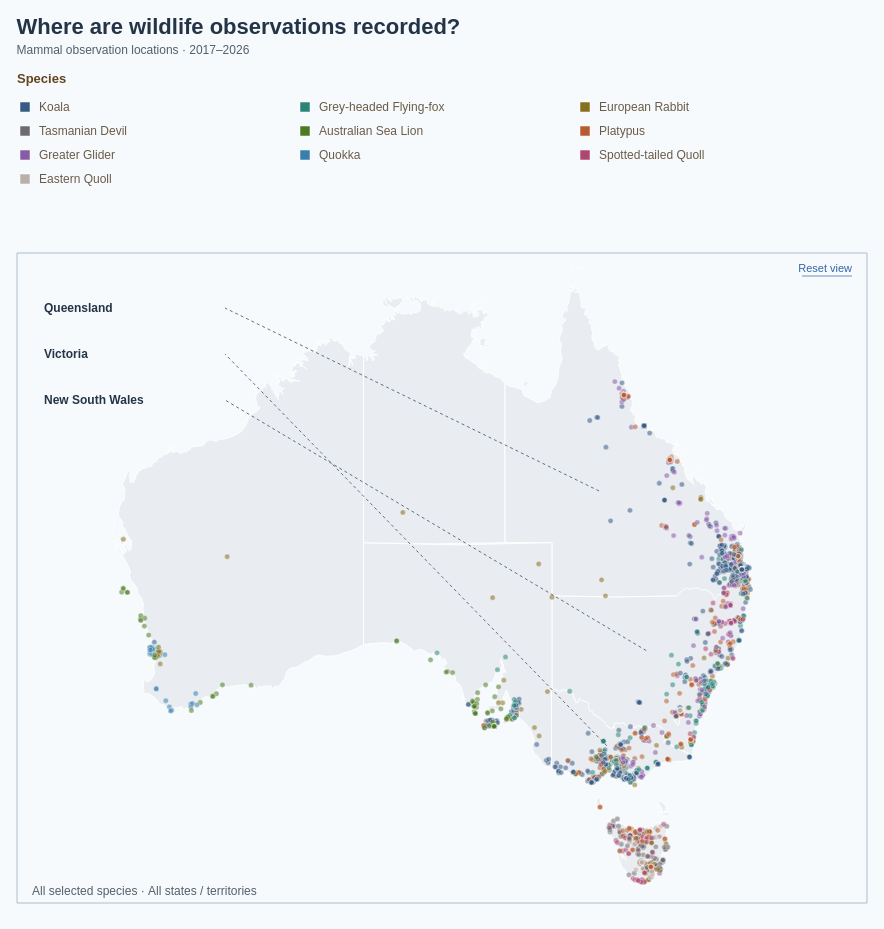

Vega-Lite specification for this chart:
### Vega specification from a JSON file in a GitHub repository (floating-point values rounded to 4 significant figures; data arrays with more than 128 entries replaced by an {"elided": "..."} marker saying what was removed)
{"$schema": "https://vega.github.io/schema/vega/v5.json", "description": "Individual geolocated wildlife observations for the 10 selected species from observations-794195.csv. Each dot represents one record. Observations and Australian state boundaries are embedded; no scripts or external data files are required. State boundaries: https://github.com/rowanhogan/australian-states. Recorded coordinates may be obscured and observations do not measure animal population size. Click a species colour or name in the legend to filter the map; click it again or Show all species to clear that filter. The state dropdown lists regions with records for the selected species; changing species resets the state filter. The map includes observation dates in 2017–2026. State assignments use recorded coordinates within the embedded boundaries, falling back to explicit state names or abbreviations in the location field. Offshore or unassigned records remain available under Offshore / unspecified. Map callouts label the three states or territories with the highest observation counts under the current filters, anchored at representative positions inside each region. Offshore / unspecified records are excluded from this ranking. Callouts outside the visible map extent are hidden when panning or zooming. Species colours match the ten-species palette in BumpChart.vg.json; species selection is retained; counts use the selected observation years. Uses the 10 most recent available observation years (2017–2026), including partial 2026.", "width": 850, "height": 830, "padding": 16, "background": "#f7fafc", "title": {"text": "Where are wildlife observations recorded?", "subtitle": ["Mammal observation locations · 2017–2026"], "anchor": "start", "offset": 16, "font": "Arial", "fontSize": 22, "color": "#243447", "subtitleFont": "Arial", "subtitleFontSize": 12, "subtitleColor": "#52606d", "subtitlePadding": 6, "subtitleLineHeight": 16, "fontWeight": "bold"}, "signals": [{"name": "selectedSpecies", "value": null, "on": [{"events": "@speciesLegendSymbols:click, @speciesLegendLabels:click, @speciesLegendHitArea:click", "update": "selectedSpecies == datum.species ? null : datum.species"}]}, {"name": "dragStart", "value": null, "on": [{"events": {"source": "view", "type": "mousedown", "filter": ["y() >= 170 && y() < 820"]}, "update": "{x: x(), y: y(), offsetX: viewport.x, offsetY: viewport.y}"}, {"events": "window:mouseup", "update": "null"}]}, {"name": "viewport", "value": {"zoom": 1, "x": 0, "y": 0}, "on": [{"events": {"type": "wheel", "source": "view", "consume": true, "filter": ["y() >= 170 && y() < 820"]}, "update": "{zoom: clamp(viewport.zoom * pow(1.001, -event.deltaY * pow(16, event.deltaMode)), 1, 20), x: x() + (viewport.x - x()) * clamp(viewport.zoom * pow(1.001, -event.deltaY * pow(16, event.deltaMode)), 1, 20) / viewport.zoom, y: (y() - 170) + (viewport.y - (y() - 170)) * clamp(viewport.zoom * pow(1.001, -event.deltaY * pow(16, event.deltaMode)), 1, 20) / viewport.zoom}"}, {"events": {"source": "window", "type": "mousemove", "between": [{"source": "view", "type": "mousedown", "filter": ["y() >= 170 && y() < 820"]}, {"source": "window", "type": "mouseup"}], "consume": true}, "update": "dragStart ? {zoom: viewport.zoom, x: dragStart.offsetX + x() - dragStart.x, y: dragStart.offsetY + y() - dragStart.y} : viewport"}, {"events": {"source": "view", "type": "dblclick", "filter": ["y() >= 170 && y() < 820"]}, "update": "{zoom: 1, x: 0, y: 0}"}, {"events": "@resetLabel:click", "update": "{zoom: 1, x: 0, y: 0}"}]}, {"name": "selectedState", "value": null, "on": [{"events": {"signal": "selectedSpecies"}, "update": "null"}], "bind": {"input": "select", "options": [null, "Australian Capital Territory", "New South Wales", "Northern Territory", "Offshore / unspecified", "Queensland", "South Australia", "Tasmania", "Victoria", "Western Australia"], "labels": ["All states / territories", "Australian Capital Territory", "New South Wales", "Northern Territory", "Offshore / unspecified", "Queensland", "South Australia", "Tasmania", "Victoria", "Western Australia"], "name": "State: "}}, {"name": "stateMenuOpen", "value": false}, {"name": "legendColumnWidth", "value": 280}, {"name": "legendSymbolSize", "value": 100}], "data": [{"name": "states", "values": [{"type": "Feature", "id": 0, "properties": {"STATE_CODE": "1", "STATE_NAME": "New South Wales"}, "geometry": {"type": "MultiPolygon", "coordinates": {"elided": "9 rows, 5190 float values in total"}}}, {"type": "Feature", "id": 1, "properties": {"STATE_CODE": "2", "STATE_NAME": "Victoria"}, "geometry": {"type": "MultiPolygon", "coordinates": {"elided": "22 rows, 3186 float values in total"}}}, {"type": "Feature", "id": 2, "properties": {"STATE_CODE": "3", "STATE_NAME": "Queensland"}, "geometry": {"type": "MultiPolygon", "coordinates": {"elided": "234 rows, 8496 float values in total"}}}, {"type": "Feature", "id": 3, "properties": {"STATE_CODE": "4", "STATE_NAME": "South Australia"}, "geometry": {"type": "MultiPolygon", "coordinates": {"elided": "35 rows, 2742 float values in total"}}}, {"type": "Feature", "id": 4, "properties": {"STATE_CODE": "5", "STATE_NAME": "Western Australia"}, "geometry": {"type": "MultiPolygon", "coordinates": {"elided": "333 rows, 14052 float values in total"}}}, {"type": "Feature", "id": 5, "properties": {"STATE_CODE": "6", "STATE_NAME": "Tasmania"}, "geometry": {"type": "MultiPolygon", "coordinates": {"elided": "61 rows, 5246 float values in total"}}}, {"type": "Feature", "id": 6, "properties": {"STATE_CODE": "7", "STATE_NAME": "Northern Territory"}, "geometry": {"type": "MultiPolygon", "coordinates": {"elided": "115 rows, 6986 float values in total"}}}, {"type": "Feature", "id": 7, "properties": {"STATE_CODE": "8", "STATE_NAME": "Australian Capital Territory"}, "geometry": {"type": "Polygon", "coordinates": {"elided": "2 rows, 206 float values in total"}}}]}, {"name": "observations", "values": {"elided": "4034 records"}}, {"name": "speciesObservations", "source": "observations", "transform": [{"type": "filter", "expr": "selectedSpecies == null || datum.species == selectedSpecies"}]}, {"name": "stateObservations", "source": "speciesObservations", "transform": [{"type": "filter", "expr": "selectedState == null || datum.state == selectedState"}]}, {"name": "filteredObservations", "source": "stateObservations", "transform": [{"type": "geopoint", "projection": "mapProjection", "fields": ["longitude", "latitude"], "as": ["x", "y"]}]}, {"name": "stateCounts", "source": "speciesObservations", "transform": [{"type": "aggregate", "groupby": ["state"], "ops": ["count"], "as": ["observationCount"]}, {"type": "formula", "expr": "datum.state", "as": "value"}, {"type": "formula", "expr": "datum.state", "as": "label"}]}, {"name": "allStatesOption", "values": [{"value": null, "label": "All states / territories"}]}, {"name": "stateOptions", "source": ["allStatesOption", "stateCounts"], "transform": [{"type": "formula", "expr": "datum.value == null ? '' : datum.label", "as": "sortLabel"}, {"type": "collect", "sort": {"field": "sortLabel", "order": "ascending"}}, {"type": "window", "sort": {"field": "sortLabel", "order": "ascending"}, "ops": ["row_number"], "as": ["rowNumber"]}, {"type": "formula", "expr": "datum.rowNumber - 1", "as": "index"}]}, {"name": "visibleStateOptions", "source": "stateOptions", "transform": [{"type": "filter", "expr": "stateMenuOpen"}]}, {"name": "speciesLegendEntries", "values": [{"species": "Koala", "column": 0, "row": 0}, {"species": "Grey-headed Flying-fox", "column": 1, "row": 0}, {"species": "European Rabbit", "column": 2, "row": 0}, {"species": "Tasmanian Devil", "column": 0, "row": 1}, {"species": "Australian Sea Lion", "column": 1, "row": 1}, {"species": "Platypus", "column": 2, "row": 1}, {"species": "Greater Glider", "column": 0, "row": 2}, {"species": "Quokka", "column": 1, "row": 2}, {"species": "Spotted-tailed Quoll", "column": 2, "row": 2}, {"species": "Eastern Quoll", "column": 0, "row": 3}]}, {"name": "stateAnnotationAnchors", "values": [{"state": "Queensland", "longitude": 144, "latitude": -23, "dx": 70, "dy": -45}, {"state": "New South Wales", "longitude": 147, "latitude": -32, "dx": 85, "dy": 0}, {"state": "Victoria", "longitude": 144.5, "latitude": -37, "dx": -230, "dy": 20}, {"state": "Tasmania", "longitude": 146.5, "latitude": -42, "dx": 35, "dy": 25}, {"state": "Western Australia", "longitude": 122, "latitude": -26, "dx": -220, "dy": -35}, {"state": "South Australia", "longitude": 134, "latitude": -30, "dx": -230, "dy": 35}, {"state": "Northern Territory", "longitude": 133, "latitude": -20, "dx": -130, "dy": -60}, {"state": "Australian Capital Territory", "longitude": 149.1, "latitude": -35.3, "dx": 85, "dy": 35}]}, {"name": "stateAnnotationCounts", "source": "filteredObservations", "transform": [{"type": "aggregate", "groupby": ["state"], "ops": ["count"], "as": ["recordCount"]}, {"type": "lookup", "from": "stateAnnotationAnchors", "key": "state", "fields": ["state"], "values": ["longitude", "latitude", "dx", "dy"], "as": ["anchorLongitude", "anchorLatitude", "dx", "dy"]}, {"type": "filter", "expr": "isValid(datum.anchorLongitude) && isValid(datum.anchorLatitude)"}, {"type": "window", "sort": {"field": ["recordCount", "state"], "order": ["descending", "ascending"]}, "ops": ["row_number"], "as": ["rank"]}, {"type": "filter", "expr": "datum.rank <= 3"}]}, {"name": "mapAnnotations", "source": "stateAnnotationCounts", "transform": [{"type": "geopoint", "projection": "mapProjection", "fields": ["anchorLongitude", "anchorLatitude"], "as": ["anchorX", "anchorY"]}, {"type": "filter", "expr": "datum.anchorX >= 0 && datum.anchorX <= 850 && datum.anchorY >= 0 && datum.anchorY <= 620"}, {"type": "formula", "expr": "18", "as": "labelX"}, {"type": "formula", "expr": "44 + (datum.rank - 1) * 46", "as": "labelY"}]}], "projections": [{"name": "mapProjection", "type": "mercator", "scale": {"signal": "900 * viewport.zoom"}, "translate": {"signal": "[425 * viewport.zoom + viewport.x, 325 * viewport.zoom + viewport.y]"}, "center": [134, -28]}], "marks": [{"name": "speciesLegend", "type": "group", "interactive": true, "encode": {"update": {"x": {"value": 0}, "y": {"value": 0}, "width": {"value": 850}, "height": {"value": 110}}}, "marks": [{"name": "speciesLegendTitle", "type": "text", "interactive": false, "encode": {"update": {"x": {"value": 0}, "y": {"value": 0}, "text": {"value": "Species"}, "font": {"value": "Arial"}, "fontSize": {"value": 13}, "fontWeight": {"value": "bold"}, "fill": {"value": "#634320"}}}}, {"name": "speciesLegendHitArea", "type": "rect", "from": {"data": "speciesLegendEntries"}, "encode": {"update": {"x": {"signal": "datum.column * legendColumnWidth"}, "y": {"signal": "12 + datum.row * 24"}, "width": {"value": 250}, "height": {"value": 24}, "cornerRadius": {"value": 3}, "fill": {"signal": "selectedSpecies == datum.species ? '#e3eaf5' : 'transparent'"}, "cursor": {"value": "pointer"}}}}, {"name": "speciesLegendSymbols", "type": "symbol", "interactive": true, "encode": {"update": {"x": {"signal": "8 + datum.column * legendColumnWidth"}, "y": {"signal": "24 + datum.row * 24"}, "shape": {"value": "square"}, "size": {"signal": "legendSymbolSize"}, "fill": {"scale": "speciesColor", "field": "species"}, "stroke": {"value": "#ffffff"}, "strokeWidth": {"value": 0.5}, "cursor": {"value": "pointer"}, "opacity": {"signal": "selectedSpecies == null || selectedSpecies == datum.species ? 1 : 0.3"}, "tooltip": {"signal": "{'Species': datum.species}"}}}, "from": {"data": "speciesLegendEntries"}}, {"name": "speciesLegendLabels", "type": "text", "interactive": true, "encode": {"update": {"x": {"signal": "22 + datum.column * legendColumnWidth"}, "y": {"signal": "24 + datum.row * 24"}, "baseline": {"value": "middle"}, "text": {"field": "species"}, "font": {"value": "Arial"}, "fontSize": {"value": 12}, "fill": {"value": "#6a5b49"}, "cursor": {"value": "pointer"}, "opacity": {"signal": "selectedSpecies == null || selectedSpecies == datum.species ? 1 : 0.3"}, "tooltip": {"signal": "{'Species': datum.species}"}, "fontWeight": {"signal": "selectedSpecies == datum.species ? 'bold' : 'normal'"}}}, "from": {"data": "speciesLegendEntries"}}]}, {"name": "wildlifeMap", "type": "group", "encode": {"update": {"width": {"value": 850}, "height": {"value": 650}, "y": {"value": 170}}}, "marks": [{"name": "mapInteractionSurface", "type": "rect", "encode": {"update": {"x": {"value": 0}, "y": {"value": 0}, "width": {"signal": "width"}, "height": {"value": 650}, "fill": {"value": "transparent"}, "cursor": {"value": "grab"}}}}, {"name": "stateBoundaries", "type": "shape", "from": {"data": "states"}, "encode": {"update": {"fill": {"signal": "selectedState == datum.properties.STATE_NAME ? '#d5e0f0' : '#e9edf2'"}, "stroke": {"value": "#ffffff"}, "strokeWidth": {"value": 1}, "cursor": {"value": "grab"}}}, "transform": [{"type": "geoshape", "projection": "mapProjection"}], "clip": true}, {"name": "observationDots", "type": "symbol", "from": {"data": "filteredObservations"}, "clip": true, "encode": {"enter": {"shape": {"value": "circle"}}, "update": {"x": {"field": "x"}, "y": {"field": "y"}, "size": {"value": 28}, "fill": {"scale": "speciesColor", "field": "species"}, "fillOpacity": {"value": 0.55}, "stroke": {"value": "#ffffff"}, "strokeWidth": {"value": 0.35}, "tooltip": {"signal": "{'Species': datum.species, 'State / territory': datum.state, 'Date': datum.observed_on || 'Date not recorded', 'Location': datum.location, 'Latitude': format(datum.latitude, '.4f'), 'Longitude': format(datum.longitude, '.4f'), 'Coordinates obscured': datum.coordinates_obscured ? 'Yes' : 'No'}"}, "description": {"signal": "datum.species + ', ' + (datum.observed_on || 'Date not recorded') + ', ' + datum.location"}, "cursor": {"value": "grab"}}, "hover": {"size": {"value": 90}, "fillOpacity": {"value": 1}, "stroke": {"value": "#243447"}, "strokeWidth": {"value": 1.5}}}}, {"name": "annotationLeaders", "type": "rule", "interactive": false, "encode": {"update": {"x": {"field": "anchorX"}, "y": {"field": "anchorY"}, "x2": {"signal": "datum.labelX + 190"}, "y2": {"signal": "datum.labelY + 11"}, "stroke": {"value": "#52606d"}, "strokeWidth": {"value": 0.9}, "strokeDash": {"value": [3, 3]}}}, "from": {"data": "mapAnnotations"}}, {"name": "annotationStateLabels", "type": "text", "interactive": false, "encode": {"update": {"x": {"signal": "datum.labelX + 9"}, "y": {"signal": "datum.labelY + 15"}, "text": {"field": "state"}, "font": {"value": "Arial"}, "fontSize": {"value": 12}, "fontWeight": {"value": "bold"}, "fill": {"value": "#243447"}}}, "from": {"data": "mapAnnotations"}}, {"name": "recordCount", "type": "text", "interactive": false, "encode": {"update": {"x": {"value": 15}, "y": {"value": 642}, "text": {"signal": "(selectedSpecies == null ? 'All selected species' : selectedSpecies) + ' · ' + (selectedState == null ? 'All states / territories' : selectedState)"}, "font": {"value": "Arial"}, "fontSize": {"value": 12}, "fill": {"value": "#52606d"}}}}, {"name": "resetLabel", "type": "text", "encode": {"update": {"x": {"signal": "width - 15"}, "y": {"value": 16}, "align": {"value": "right"}, "baseline": {"value": "middle"}, "text": {"value": "Reset view"}, "font": {"value": "Arial"}, "fontSize": {"value": 11}, "fill": {"value": "#3366a6"}, "cursor": {"value": "pointer"}}, "hover": {"fill": {"value": "#24517c"}}}}, {"name": "resetUnderline", "type": "rule", "interactive": false, "encode": {"update": {"x": {"signal": "width - 65"}, "x2": {"signal": "width - 15"}, "y": {"value": 23}, "stroke": {"value": "#3366a6"}, "strokeWidth": {"value": 0.7}}}}, {"name": "mapFrame", "type": "rect", "interactive": false, "encode": {"update": {"x": {"value": 0}, "y": {"value": 0}, "width": {"value": 850}, "height": {"value": 650}, "fill": {"value": null}, "stroke": {"value": "#aebdcb"}, "strokeWidth": {"value": 1}}}}]}], "scales": [{"name": "speciesColor", "type": "ordinal", "domain": ["Koala", "Platypus", "Grey-headed Flying-fox", "Greater Glider", "Spotted-tailed Quoll", "European Rabbit", "Quokka", "Tasmanian Devil", "Eastern Barred Bandicoot", "Numbat", "Australian Sea Lion", "Eastern Quoll"], "range": ["#365B85", "#B65C30", "#2A8576", "#885BA6", "#AD4770", "#86701D", "#397FAD", "#6D6B70", "#C17A24", "#5146A0", "#4D7A24", "#bab0ab"]}], "config": {"legend": {"labelFont": "Arial", "titleFont": "Arial", "labelFontSize": 12, "titleFontSize": 13, "titleFontWeight": "bold", "labelColor": "#6a5b49", "titleColor": "#634320", "symbolType": "square", "symbolSize": 100, "rowPadding": 8, "columnPadding": 24, "labelOffset": 8}}, "usermeta": {"observationWindow": {"source": "Dataset/observations-794195.csv", "dateField": "observed_on", "years": [2017, 2018, 2019, 2020, 2021, 2022, 2023, 2024, 2025, 2026], "yearCount": 10, "includesPartialLatestYear": true}}}
